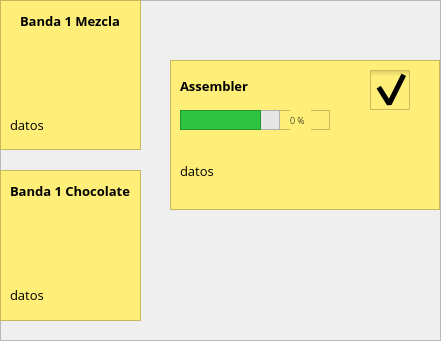
      <widget class="QFrame" name="frame_7">
       <property name="geometry">
        <rect>
         <x>690</x>
         <y>150</y>
         <width>441</width>
         <height>341</height>
        </rect>
       </property>
       <property name="frameShape">
        <enum>QFrame::StyledPanel</enum>
       </property>
       <property name="frameShadow">
        <enum>QFrame::Raised</enum>
       </property>
       <widget class="QFrame" name="frame_8">
        <property name="geometry">
         <rect>
          <x>0</x>
          <y>0</y>
          <width>141</width>
          <height>150</height>
         </rect>
        </property>
        <property name="styleSheet">
         <string notr="true">background-color:rgb(255, 239, 120);</string>
        </property>
        <property name="frameShape">
         <enum>QFrame::StyledPanel</enum>
        </property>
        <property name="frameShadow">
         <enum>QFrame::Raised</enum>
        </property>
        <widget class="QLabel" name="iconBanda1Mazcla">
         <property name="geometry">
          <rect>
           <x>30</x>
           <y>30</y>
           <width>71</width>
           <height>71</height>
          </rect>
         </property>
         <property name="styleSheet">
          <string notr="true">image:url(&quot;:/images/banda1Mezcla.png&quot;);
</string>
         </property>
         <property name="text">
          <string/>
         </property>
        </widget>
        <widget class="QLabel" name="lbNameBanda1Mezcla">
         <property name="geometry">
          <rect>
           <x>20</x>
           <y>10</y>
           <width>111</width>
           <height>21</height>
          </rect>
         </property>
         <property name="font">
          <font>
           <family>Open Sans</family>
           <pointsize>10</pointsize>
           <weight>75</weight>
           <bold>true</bold>
          </font>
         </property>
         <property name="text">
          <string>Banda 1 Mezcla</string>
         </property>
        </widget>
        <widget class="QLabel" name="lbDatosBanda1Mezcla">
         <property name="geometry">
          <rect>
           <x>10</x>
           <y>110</y>
           <width>120</width>
           <height>30</height>
          </rect>
         </property>
         <property name="font">
          <font>
           <family>Open Sans</family>
           <pointsize>10</pointsize>
          </font>
         </property>
         <property name="text">
          <string>datos</string>
         </property>
        </widget>
       </widget>
       <widget class="QFrame" name="frame_9">
        <property name="geometry">
         <rect>
          <x>0</x>
          <y>170</y>
          <width>141</width>
          <height>151</height>
         </rect>
        </property>
        <property name="styleSheet">
         <string notr="true">background-color:rgb(255, 239, 120);</string>
        </property>
        <property name="frameShape">
         <enum>QFrame::StyledPanel</enum>
        </property>
        <property name="frameShadow">
         <enum>QFrame::Raised</enum>
        </property>
        <widget class="QLabel" name="iconBanda2Chocolate">
         <property name="geometry">
          <rect>
           <x>30</x>
           <y>30</y>
           <width>71</width>
           <height>71</height>
          </rect>
         </property>
         <property name="styleSheet">
          <string notr="true">image:url(&quot;:/images/banda 2Chocolate.png&quot;);
</string>
         </property>
         <property name="text">
          <string/>
         </property>
        </widget>
        <widget class="QLabel" name="lbNameBanda2Chocolate">
         <property name="geometry">
          <rect>
           <x>10</x>
           <y>10</y>
           <width>120</width>
           <height>21</height>
          </rect>
         </property>
         <property name="font">
          <font>
           <family>Open Sans</family>
           <pointsize>10</pointsize>
           <weight>75</weight>
           <bold>true</bold>
          </font>
         </property>
         <property name="text">
          <string>Banda 1 Chocolate</string>
         </property>
        </widget>
        <widget class="QLabel" name="lbDatosBanda2Chocolate">
         <property name="geometry">
          <rect>
           <x>10</x>
           <y>109</y>
           <width>120</width>
           <height>31</height>
          </rect>
         </property>
         <property name="font">
          <font>
           <family>Open Sans</family>
           <pointsize>10</pointsize>
          </font>
         </property>
         <property name="text">
          <string>datos</string>
         </property>
        </widget>
       </widget>
       <widget class="QFrame" name="frame_10">
        <property name="geometry">
         <rect>
          <x>170</x>
          <y>60</y>
          <width>270</width>
          <height>150</height>
         </rect>
        </property>
        <property name="styleSheet">
         <string notr="true">background-color:rgb(255, 239, 120);</string>
        </property>
        <property name="frameShape">
         <enum>QFrame::StyledPanel</enum>
        </property>
        <property name="frameShadow">
         <enum>QFrame::Raised</enum>
        </property>
        <widget class="QLabel" name="iconAssembler">
         <property name="geometry">
          <rect>
           <x>180</x>
           <y>50</y>
           <width>71</width>
           <height>71</height>
          </rect>
         </property>
         <property name="styleSheet">
          <string notr="true">image:url(&quot;:/images/assembler.png&quot;);
</string>
         </property>
         <property name="text">
          <string/>
         </property>
        </widget>
        <widget class="QLabel" name="lbNameAssembler">
         <property name="geometry">
          <rect>
           <x>10</x>
           <y>10</y>
           <width>150</width>
           <height>31</height>
          </rect>
         </property>
         <property name="font">
          <font>
           <family>Open Sans</family>
           <pointsize>10</pointsize>
           <weight>75</weight>
           <bold>true</bold>
          </font>
         </property>
         <property name="text">
          <string>Assembler</string>
         </property>
        </widget>
        <widget class="QLabel" name="lbDatosAssembler">
         <property name="geometry">
          <rect>
           <x>10</x>
           <y>75</y>
           <width>150</width>
           <height>71</height>
          </rect>
         </property>
         <property name="font">
          <font>
           <family>Open Sans</family>
           <pointsize>10</pointsize>
          </font>
         </property>
         <property name="text">
          <string>datos</string>
         </property>
        </widget>
        <widget class="QCheckBox" name="checkBoxAssembler">
         <property name="geometry">
          <rect>
           <x>200</x>
           <y>10</y>
           <width>51</width>
           <height>41</height>
          </rect>
         </property>
         <property name="styleSheet">
          <string notr="true">QCheckBox::indicator{
	width: 40px;
	height:40px;
}

QCheckBox::indicator:checked{
	image:url(&quot;:/images/switch-on.png&quot;);
}

QCheckBox::indicator:unchecked{
	image:url(&quot;:/images/switch-off.png&quot;);
}</string>
         </property>
         <property name="text">
          <string/>
         </property>
         <property name="checked">
          <bool>true</bool>
         </property>
        </widget>
        <widget class="QFrame" name="panelProgress3_3">
         <property name="geometry">
          <rect>
           <x>10</x>
           <y>50</y>
           <width>150</width>
           <height>20</height>
          </rect>
         </property>
         <property name="frameShape">
          <enum>QFrame::StyledPanel</enum>
         </property>
         <property name="frameShadow">
          <enum>QFrame::Raised</enum>
         </property>
         <widget class="QFrame" name="barAssembler">
          <property name="geometry">
           <rect>
            <x>0</x>
            <y>0</y>
            <width>100</width>
            <height>20</height>
           </rect>
          </property>
          <property name="styleSheet">
           <string notr="true">background-color:rgb(230, 230, 230);</string>
          </property>
          <property name="frameShape">
           <enum>QFrame::StyledPanel</enum>
          </property>
          <property name="frameShadow">
           <enum>QFrame::Raised</enum>
          </property>
          <widget class="QFrame" name="progressAssembler">
           <property name="geometry">
            <rect>
             <x>0</x>
             <y>0</y>
             <width>81</width>
             <height>20</height>
            </rect>
           </property>
           <property name="styleSheet">
            <string notr="true">background-color:rgb(46, 194, 67);</string>
           </property>
           <property name="frameShape">
            <enum>QFrame::StyledPanel</enum>
           </property>
           <property name="frameShadow">
            <enum>QFrame::Raised</enum>
           </property>
          </widget>
         </widget>
         <widget class="QLabel" name="lbProgressAssembler">
          <property name="geometry">
           <rect>
            <x>110</x>
            <y>0</y>
            <width>21</width>
            <height>20</height>
           </rect>
          </property>
          <property name="font">
           <font>
            <family>Open Sans Light</family>
            <pointsize>7</pointsize>
            <weight>50</weight>
            <bold>false</bold>
           </font>
          </property>
          <property name="text">
           <string>0 %</string>
          </property>
         </widget>
        </widget>
       </widget>
      </widget>
